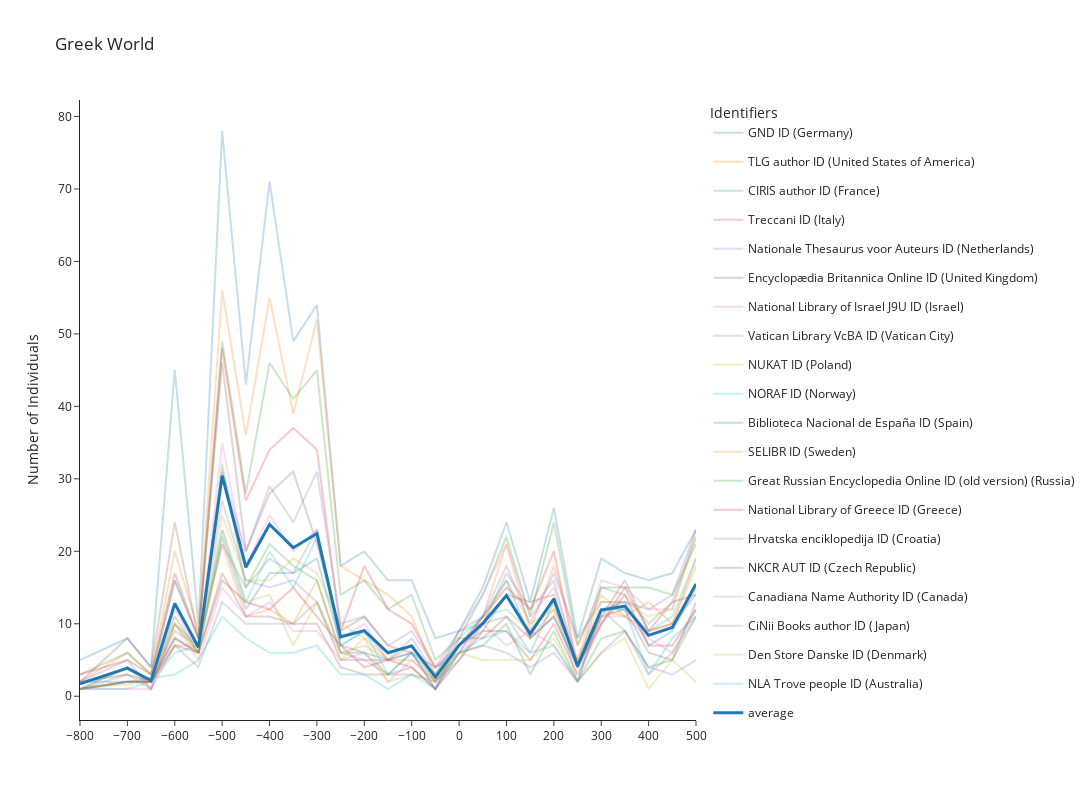

Write notebook code for a chart like this one.
### Code cell
fig_greek, df_fig_greek = make_figure(df_fig_fifty, region_name = 'Greek World', min_decade = -800, max_decade = 500, top_identifiers = 20,
                  one_id_country = True)

fig_greek.write_image(f"figures/greek_identifiers.png", scale=7)
fig_greek.show()

### Figure 1 — Plotly figure (JSON) as saved in the notebook; plotly's stock layout.template omitted (floating-point values rounded to 4 significant figures)
{"data": [{"hovertemplate": "identifier_name=GND ID (Germany)<br>decade=%{x}<br>score=%{y}<extra></extra>", "legendgroup": "GND ID (Germany)", "line": {"color": "#1F77B4", "dash": "solid"}, "marker": {"symbol": "circle"}, "mode": "lines", "name": "GND ID (Germany)", "opacity": 0.25, "orientation": "v", "showlegend": true, "type": "scatter", "x": [-800, -700, -650, -600, -550, -500, -450, -400, -350, -300, -250, -200, -150, -100, -50, 0, 50, 100, 150, 200, 250, 300, 350, 400, 450, 500], "xaxis": "x", "y": [5, 8, 4, 45, 10, 78, 43, 71, 49, 54, 18, 20, 16, 16, 8, 9, 15, 24, 13, 26, 8, 19, 17, 16, 17, 23], "yaxis": "y"}, {"hovertemplate": "identifier_name=TLG author ID (United States of America)<br>decade=%{x}<br>score=%{y}<extra></extra>", "legendgroup": "TLG author ID (United States of America)", "line": {"color": "#FF7F0E", "dash": "solid"}, "marker": {"symbol": "circle"}, "mode": "lines", "name": "TLG author ID (United States of America)", "opacity": 0.25, "orientation": "v", "showlegend": true, "type": "scatter", "x": [-800, -700, -650, -600, -550, -500, -450, -400, -350, -300, -250, -200, -150, -100, -50, 0, 50, 100, 150, 200, 250, 300, 350, 400, 450, 500], "xaxis": "x", "y": [2, 6, 3, 20, 9, 56, 36, 55, 39, 52, 18, 16, 14, 11, 3, 7, 11, 21, 9, 18, 7, 14, 11, 13, 10, 18], "yaxis": "y"}, {"hovertemplate": "identifier_name=CIRIS author ID (France)<br>decade=%{x}<br>score=%{y}<extra></extra>", "legendgroup": "CIRIS author ID (France)", "line": {"color": "#2CA02C", "dash": "solid"}, "marker": {"symbol": "circle"}, "mode": "lines", "name": "CIRIS author ID (France)", "opacity": 0.25, "orientation": "v", "showlegend": true, "type": "scatter", "x": [-800, -700, -650, -600, -550, -500, -450, -400, -350, -300, -250, -200, -150, -100, -50, 0, 50, 100, 150, 200, 250, 300, 350, 400, 450, 500], "xaxis": "x", "y": [3, 6, 3, 16, 8, 49, 28, 46, 41, 45, 14, 16, 12, 14, 5, 8, 14, 22, 11, 24, 7, 15, 15, 15, 14, 21], "yaxis": "y"}, {"hovertemplate": "identifier_name=Treccani ID (Italy)<br>decade=%{x}<br>score=%{y}<extra></extra>", "legendgroup": "Treccani ID (Italy)", "line": {"color": "#D62728", "dash": "solid"}, "marker": {"symbol": "circle"}, "mode": "lines", "name": "Treccani ID (Italy)", "opacity": 0.25, "orientation": "v", "showlegend": true, "type": "scatter", "x": [-800, -700, -650, -600, -550, -500, -450, -400, -350, -300, -250, -200, -150, -100, -50, 0, 50, 100, 150, 200, 250, 300, 350, 400, 450, 500], "xaxis": "x", "y": [3, 5, 3, 17, 8, 48, 27, 34, 37, 34, 9, 18, 12, 10, 4, 6, 11, 15, 12, 20, 4, 10, 15, 9, 13, 14], "yaxis": "y"}, {"hovertemplate": "identifier_name=Nationale Thesaurus voor Auteurs ID (Netherlands)<br>decade=%{x}<br>score=%{y}<extra></extra>", "legendgroup": "Nationale Thesaurus voor Auteurs ID (Netherlands)", "line": {"color": "#9467BD", "dash": "solid"}, "marker": {"symbol": "circle"}, "mode": "lines", "name": "Nationale Thesaurus voor Auteurs ID (Netherlands)", "opacity": 0.25, "orientation": "v", "showlegend": true, "type": "scatter", "x": [-800, -700, -650, -600, -550, -500, -450, -400, -350, -300, -250, -200, -150, -100, -50, 0, 50, 100, 150, 200, 250, 300, 350, 400, 450, 500], "xaxis": "x", "y": [2, 3, 2, 16, 8, 31, 20, 29, 24, 31, 10, 11, 7, 9, 4, 9, 11, 18, 10, 17, 8, 13, 13, 12, 14, 23], "yaxis": "y"}, {"hovertemplate": "identifier_name=Encyclopædia Britannica Online ID (United Kingdom)<br>decade=%{x}<br>score=%{y}<extra></extra>", "legendgroup": "Encyclopædia Britannica Online ID (United Kingdom)", "line": {"color": "#8C564B", "dash": "solid"}, "marker": {"symbol": "circle"}, "mode": "lines", "name": "Encyclopædia Britannica Online ID (United Kingdom)", "opacity": 0.25, "orientation": "v", "showlegend": true, "type": "scatter", "x": [-800, -700, -650, -600, -550, -500, -450, -400, -350, -300, -250, -200, -150, -100, -50, 0, 50, 100, 150, 200, 250, 300, 350, 400, 450, 500], "xaxis": "x", "y": [2, 8, 4, 24, 8, 46, 20, 28, 31, 21, 9, 11, 7, 6, 4, 7, 9, 14, 13, 14, 4, 11, 16, 9, 10, 14], "yaxis": "y"}, {"hovertemplate": "identifier_name=National Library of Israel J9U ID (Israel)<br>decade=%{x}<br>score=%{y}<extra></extra>", "legendgroup": "National Library of Israel J9U ID (Israel)", "line": {"color": "#E377C2", "dash": "solid"}, "marker": {"symbol": "circle"}, "mode": "lines", "name": "National Library of Israel J9U ID (Israel)", "opacity": 0.25, "orientation": "v", "showlegend": true, "type": "scatter", "x": [-800, -700, -650, -600, -550, -500, -450, -400, -350, -300, -250, -200, -150, -100, -50, 0, 50, 100, 150, 200, 250, 300, 350, 400, 450, 500], "xaxis": "x", "y": [1, 4, 1, 12, 6, 35, 18, 25, 20, 23, 8, 10, 5, 7, 2, 9, 14, 21, 11, 15, 5, 16, 15, 12, 12, 23], "yaxis": "y"}, {"hovertemplate": "identifier_name=Vatican Library VcBA ID (Vatican City)<br>decade=%{x}<br>score=%{y}<extra></extra>", "legendgroup": "Vatican Library VcBA ID (Vatican City)", "line": {"color": "#7F7F7F", "dash": "solid"}, "marker": {"symbol": "circle"}, "mode": "lines", "name": "Vatican Library VcBA ID (Vatican City)", "opacity": 0.25, "orientation": "v", "showlegend": true, "type": "scatter", "x": [-800, -700, -650, -600, -550, -500, -450, -400, -350, -300, -250, -200, -150, -100, -50, 0, 50, 100, 150, 200, 250, 300, 350, 400, 450, 500], "xaxis": "x", "y": [1, 2, 2, 9, 7, 21, 15, 19, 17, 23, 7, 9, 5, 8, 3, 9, 10, 17, 12, 16, 4, 15, 14, 10, 13, 22], "yaxis": "y"}, {"hovertemplate": "identifier_name=NUKAT ID (Poland)<br>decade=%{x}<br>score=%{y}<extra></extra>", "legendgroup": "NUKAT ID (Poland)", "line": {"color": "#BCBD22", "dash": "solid"}, "marker": {"symbol": "circle"}, "mode": "lines", "name": "NUKAT ID (Poland)", "opacity": 0.25, "orientation": "v", "showlegend": true, "type": "scatter", "x": [-800, -700, -650, -600, -550, -500, -450, -400, -350, -300, -250, -200, -150, -100, -50, 0, 50, 100, 150, 200, 250, 300, 350, 400, 450, 500], "xaxis": "x", "y": [2, 3, 2, 10, 6, 25, 16, 16, 19, 17, 10, 8, 5, 7, 2, 7, 10, 16, 10, 12, 5, 13, 13, 11, 12, 22], "yaxis": "y"}, {"hovertemplate": "identifier_name=NORAF ID (Norway)<br>decade=%{x}<br>score=%{y}<extra></extra>", "legendgroup": "NORAF ID (Norway)", "line": {"color": "#17BECF", "dash": "solid"}, "marker": {"symbol": "circle"}, "mode": "lines", "name": "NORAF ID (Norway)", "opacity": 0.25, "orientation": "v", "showlegend": true, "type": "scatter", "x": [-800, -700, -650, -600, -550, -500, -450, -400, -350, -300, -250, -200, -150, -100, -50, 0, 50, 100, 150, 200, 250, 300, 350, 400, 450, 500], "xaxis": "x", "y": [1, 1, 2, 6, 7, 23, 13, 20, 15, 22, 7, 9, 3, 6, 3, 8, 11, 12, 9, 13, 4, 12, 12, 9, 11, 19], "yaxis": "y"}, {"hovertemplate": "identifier_name=Biblioteca Nacional de España ID (Spain)<br>decade=%{x}<br>score=%{y}<extra></extra>", "legendgroup": "Biblioteca Nacional de España ID (Spain)", "line": {"color": "#1F77B4", "dash": "solid"}, "marker": {"symbol": "circle"}, "mode": "lines", "name": "Biblioteca Nacional de España ID (Spain)", "opacity": 0.25, "orientation": "v", "showlegend": true, "type": "scatter", "x": [-800, -700, -650, -600, -550, -500, -450, -400, -350, -300, -250, -200, -150, -100, -50, 0, 50, 100, 150, 200, 250, 300, 350, 400, 450, 500], "xaxis": "x", "y": [2, 2, 2, 8, 6, 22, 12, 17, 17, 19, 7, 6, 5, 6, 1, 7, 11, 16, 8, 11, 4, 12, 13, 7, 9, 15], "yaxis": "y"}, {"hovertemplate": "identifier_name=SELIBR ID (Sweden)<br>decade=%{x}<br>score=%{y}<extra></extra>", "legendgroup": "SELIBR ID (Sweden)", "line": {"color": "#FF7F0E", "dash": "solid"}, "marker": {"symbol": "circle"}, "mode": "lines", "name": "SELIBR ID (Sweden)", "opacity": 0.25, "orientation": "v", "showlegend": true, "type": "scatter", "x": [-800, -700, -650, -600, -550, -500, -450, -400, -350, -300, -250, -200, -150, -100, -50, 0, 50, 100, 150, 200, 250, 300, 350, 400, 450, 500], "xaxis": "x", "y": [1, 2, 2, 7, 7, 21, 11, 12, 10, 16, 6, 7, 5, 5, 2, 7, 10, 14, 8, 12, 5, 12, 11, 9, 10, 19], "yaxis": "y"}, {"hovertemplate": "identifier_name=Great Russian Encyclopedia Online ID (old version) (Russia)<br>decade=%{x}<br>score=%{y}<extra></extra>", "legendgroup": "Great Russian Encyclopedia Online ID (old version) (Russia)", "line": {"color": "#2CA02C", "dash": "solid"}, "marker": {"symbol": "circle"}, "mode": "lines", "name": "Great Russian Encyclopedia Online ID (old version) (Russia)", "opacity": 0.25, "orientation": "v", "showlegend": true, "type": "scatter", "x": [-800, -700, -650, -600, -550, -500, -450, -400, -350, -300, -250, -200, -150, -100, -50, 0, 50, 100, 150, 200, 250, 300, 350, 400, 450, 500], "xaxis": "x", "y": [1, 4, 2, 11, 6, 32, 15, 21, 18, 16, 6, 6, 3, 6, 2, 6, 7, 10, 3, 9, 2, 8, 9, 4, 5, 11], "yaxis": "y"}, {"hovertemplate": "identifier_name=National Library of Greece ID (Greece)<br>decade=%{x}<br>score=%{y}<extra></extra>", "legendgroup": "National Library of Greece ID (Greece)", "line": {"color": "#D62728", "dash": "solid"}, "marker": {"symbol": "circle"}, "mode": "lines", "name": "National Library of Greece ID (Greece)", "opacity": 0.25, "orientation": "v", "showlegend": true, "type": "scatter", "x": [-800, -700, -650, -600, -550, -500, -450, -400, -350, -300, -250, -200, -150, -100, -50, 0, 50, 100, 150, 200, 250, 300, 350, 400, 450, 500], "xaxis": "x", "y": [1, 2, 2, 8, 6, 16, 13, 12, 15, 11, 7, 4, 5, 4, 1, 5, 9, 9, 5, 10, 3, 10, 14, 7, 7, 12], "yaxis": "y"}, {"hovertemplate": "identifier_name=Hrvatska enciklopedija ID (Croatia)<br>decade=%{x}<br>score=%{y}<extra></extra>", "legendgroup": "Hrvatska enciklopedija ID (Croatia)", "line": {"color": "#9467BD", "dash": "solid"}, "marker": {"symbol": "circle"}, "mode": "lines", "name": "Hrvatska enciklopedija ID (Croatia)", "opacity": 0.25, "orientation": "v", "showlegend": true, "type": "scatter", "x": [-800, -700, -650, -600, -550, -500, -450, -400, -350, -300, -250, -200, -150, -100, -50, 0, 50, 100, 150, 200, 250, 300, 350, 400, 450, 500], "xaxis": "x", "y": [2, 5, 1, 10, 7, 27, 16, 15, 16, 13, 5, 5, 5, 6, 1, 6, 7, 6, 4, 6, 2, 6, 9, 4, 3, 5], "yaxis": "y"}, {"hovertemplate": "identifier_name=NKCR AUT ID (Czech Republic)<br>decade=%{x}<br>score=%{y}<extra></extra>", "legendgroup": "NKCR AUT ID (Czech Republic)", "line": {"color": "#8C564B", "dash": "solid"}, "marker": {"symbol": "circle"}, "mode": "lines", "name": "NKCR AUT ID (Czech Republic)", "opacity": 0.25, "orientation": "v", "showlegend": true, "type": "scatter", "x": [-800, -700, -650, -600, -550, -500, -450, -400, -350, -300, -250, -200, -150, -100, -50, 0, 50, 100, 150, 200, 250, 300, 350, 400, 450, 500], "xaxis": "x", "y": [1, 2, 2, 7, 6, 17, 11, 11, 10, 10, 4, 3, 3, 4, 1, 8, 8, 11, 8, 11, 4, 11, 12, 6, 5, 13], "yaxis": "y"}, {"hovertemplate": "identifier_name=Canadiana Name Authority ID (Canada)<br>decade=%{x}<br>score=%{y}<extra></extra>", "legendgroup": "Canadiana Name Authority ID (Canada)", "line": {"color": "#E377C2", "dash": "solid"}, "marker": {"symbol": "circle"}, "mode": "lines", "name": "Canadiana Name Authority ID (Canada)", "opacity": 0.25, "orientation": "v", "showlegend": true, "type": "scatter", "x": [-800, -650, -600, -550, -500, -450, -400, -350, -300, -250, -200, -150, -100, -50, 0, 50, 100, 150, 200, 250, 300, 350, 400, 450, 500], "xaxis": "x", "y": [1, 1, 10, 5, 15, 11, 13, 9, 9, 5, 6, 2, 5, 2, 6, 10, 7, 9, 7, 2, 11, 11, 8, 6, 11], "yaxis": "y"}, {"hovertemplate": "identifier_name=CiNii Books author ID (Japan)<br>decade=%{x}<br>score=%{y}<extra></extra>", "legendgroup": "CiNii Books author ID (Japan)", "line": {"color": "#7F7F7F", "dash": "solid"}, "marker": {"symbol": "circle"}, "mode": "lines", "name": "CiNii Books author ID (Japan)", "opacity": 0.25, "orientation": "v", "showlegend": true, "type": "scatter", "x": [-800, -700, -650, -600, -550, -500, -450, -400, -350, -300, -250, -200, -150, -100, -50, 0, 50, 100, 150, 200, 250, 300, 350, 400, 450, 500], "xaxis": "x", "y": [1, 3, 1, 7, 4, 13, 10, 10, 10, 13, 6, 5, 3, 3, 2, 5, 10, 11, 6, 13, 2, 12, 9, 3, 6, 12], "yaxis": "y"}, {"hovertemplate": "identifier_name=Den Store Danske ID (Denmark)<br>decade=%{x}<br>score=%{y}<extra></extra>", "legendgroup": "Den Store Danske ID (Denmark)", "line": {"color": "#BCBD22", "dash": "solid"}, "marker": {"symbol": "circle"}, "mode": "lines", "name": "Den Store Danske ID (Denmark)", "opacity": 0.25, "orientation": "v", "showlegend": true, "type": "scatter", "x": [-800, -650, -600, -550, -500, -450, -400, -350, -300, -250, -200, -150, -100, -50, 0, 50, 100, 150, 200, 250, 300, 350, 400, 450, 500], "xaxis": "x", "y": [1, 2, 10, 6, 23, 13, 14, 7, 13, 5, 8, 2, 3, 2, 6, 5, 5, 5, 8, 2, 6, 8, 1, 5, 2], "yaxis": "y"}, {"hovertemplate": "identifier_name=NLA Trove people ID (Australia)<br>decade=%{x}<br>score=%{y}<extra></extra>", "legendgroup": "NLA Trove people ID (Australia)", "line": {"color": "#17BECF", "dash": "solid"}, "marker": {"symbol": "circle"}, "mode": "lines", "name": "NLA Trove people ID (Australia)", "opacity": 0.25, "orientation": "v", "showlegend": true, "type": "scatter", "x": [-800, -600, -550, -500, -450, -400, -350, -300, -250, -200, -150, -100, -50, 0, 50, 100, 150, 200, 250, 300, 350, 400, 450, 500], "xaxis": "x", "y": [1, 3, 5, 11, 8, 6, 6, 7, 3, 3, 1, 3, 1, 6, 8, 9, 6, 7, 2, 12, 12, 3, 8, 11], "yaxis": "y"}, {"hovertemplate": "identifier_name=average<br>decade=%{x}<br>score=%{y}<extra></extra>", "legendgroup": "average", "line": {"color": "#1F77B4", "dash": "solid", "width": 3}, "marker": {"symbol": "circle"}, "mode": "lines", "name": "average", "orientation": "v", "showlegend": true, "type": "scatter", "x": [-800, -700, -650, -600, -550, -500, -450, -400, -350, -300, -250, -200, -150, -100, -50, 0, 50, 100, 150, 200, 250, 300, 350, 400, 450, 500], "xaxis": "x", "y": [1.7, 3.882, 2.158, 12.8, 6.75, 30.45, 17.8, 23.7, 20.5, 22.45, 8.2, 9.05, 6, 6.95, 2.65, 7.05, 10.05, 13.9, 8.6, 13.45, 4.2, 11.9, 12.45, 8.4, 9.5, 15.5], "yaxis": "y"}], "layout": {"height": 800, "legend": {"title": {"text": "Identifiers"}}, "title": {"text": "Greek World"}, "width": 1300, "xaxis": {"dtick": 100, "title": {"text": ""}}, "yaxis": {"title": {"text": "Number of Individuals"}}}}
